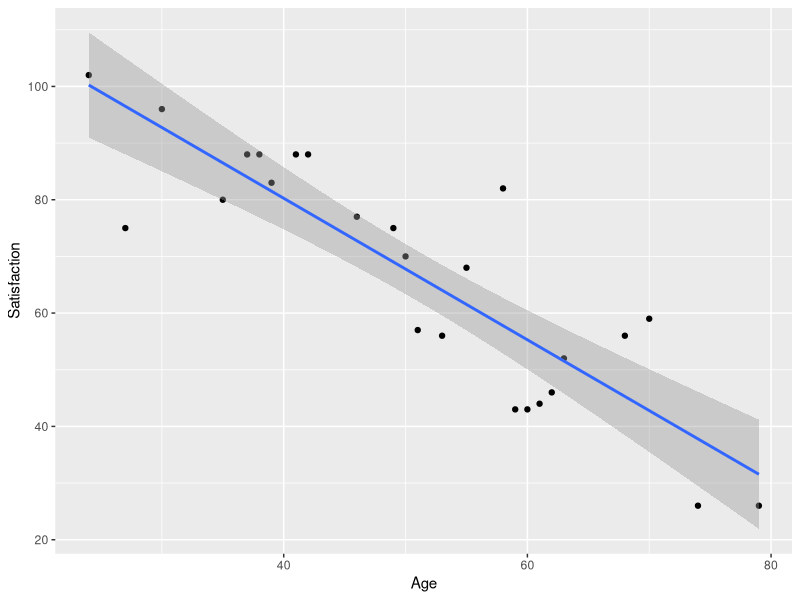
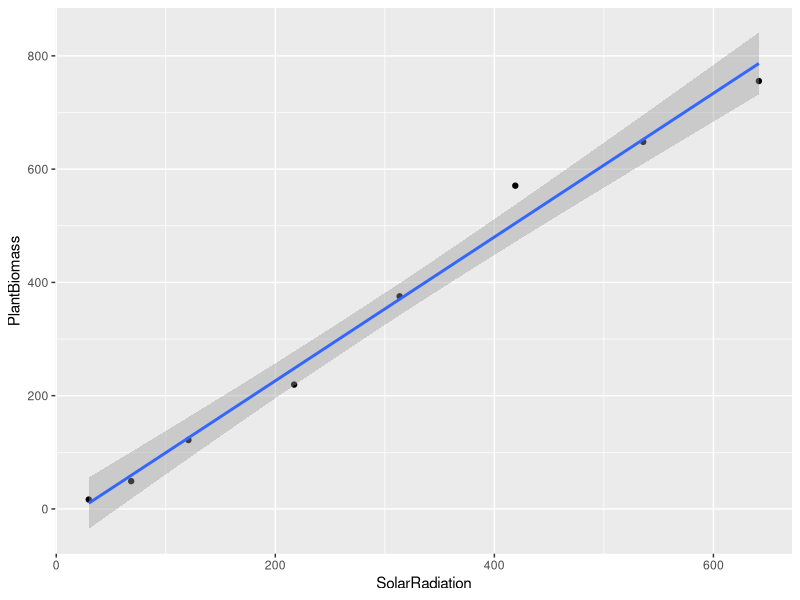
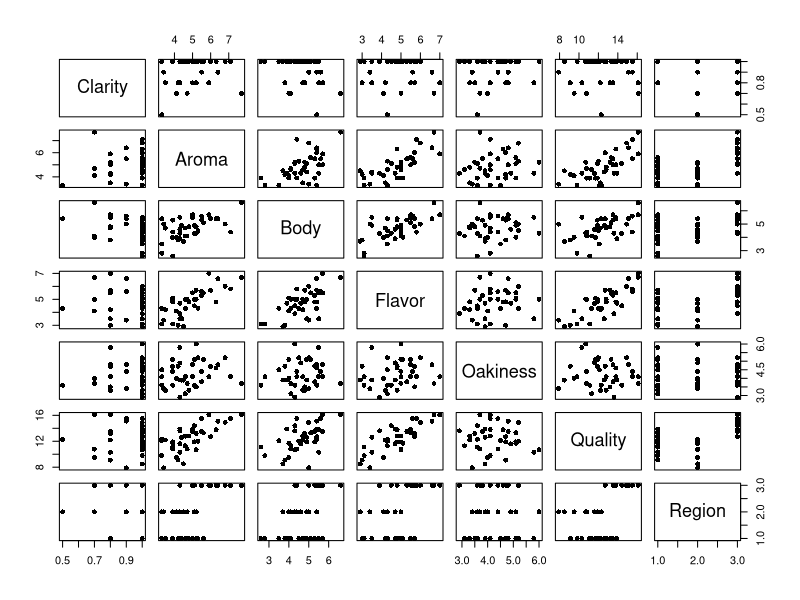

These figures' R source, in order:
## ---- chunk 1
knitr::opts_chunk$set(message=FALSE, warning=F, echo=TRUE)
options(width = 2000)
options(repos="https://cran.rstudio.com")
## ---- chunk 2
# Load the package 
library(readxl)
library(tidyverse)
library(broom)
# Import Data
table_b17 <- read_xlsx("TableB.17.xlsx")

# Observe the data frame
head(table_b17)

## ---- chunk 3
# visualizng Satisfaction and Age
table_b17 %>% ggplot(aes(Age,Satisfaction))+geom_point()+geom_smooth(method="lm", level=0.95)
## ---- chunk 4
# build the model
model_satis_age <- lm(Satisfaction ~ Age, data=table_b17)
model_satis_age
## ---- chunk 5
model_satis_age %>% summary()
## ---- chunk 6
model_satis_age %>% confint(level=0.95)
## ---- chunk 7
anova(model_satis_age)
## ---- chunk 8
model_satis_age %>% predict(newdata = data.frame(Age=65), interval = "confidence", level=0.95)
## ---- chunk 9
model_satis_age %>% predict(newdata = data.frame(Age=65), interval = "prediction", level=0.95)
## ---- chunk 10
t0= (-1.2490+1)/0.1471
2*pt(q = t0, df = nrow(table_b17)-2 , lower.tail = TRUE) # Gives the P(T < t0) from the t distribution. Enter the value for df of the t distribution. Use FALSE instead of TRUE to compute P(T >t0). #
## ---- chunk 11
# Load the package 
library(readxl)
library(tidyverse)
library(broom)
# Import Data
table_plant <- read_table2("Plant.txt")
# Observe the data frame
head(table_plant)
# visualizng Satisfaction and Age
table_plant %>% ggplot(aes(SolarRadiation,PlantBiomass))+geom_point()+geom_smooth(method="lm", level=0.95)
# build the model
model_solar_mass <- lm(PlantBiomass ~ SolarRadiation, data=table_plant)
model_solar_mass%>% summary()
confint(model_solar_mass, level = 0.99)
anova(model_solar_mass)
model_solar_mass_origin <- lm(PlantBiomass ~ SolarRadiation+0, data=table_plant)
model_solar_mass_origin%>% summary()
anova(model_solar_mass_origin)
## ---- chunk 12
# Load the package 
library(readxl)
library(tidyverse)
library(broom)
# Import Data
table_wine <- read_csv("TableB11.csv")
# Observe the data frame
head(table_wine)
summary(table_wine)
# visualizng Satisfaction and Age
plot(table_wine,pch=16)

# matrix of correlation coefficients
round(cor(table_wine),digits = 3)

# build the model
model_wine_quality <- lm(Quality ~ Clarity + Aroma + Body + Flavor + Oakiness + Region, data=table_wine)
model_wine_quality%>% summary()
anova(model_wine_quality)

car::Anova(model_wine_quality, type="II")


# two kinds of confident intervals
confint(model_wine_quality, level = 0.95)

confint(model_wine_quality, level = 1-(0.05/7))

# Scheffe joint confidence interval
B.hat_wine <- coefficients(model_wine_quality)
B.StdErr_wine <- coef(summary(model_wine_quality))[,2]
df1_wine <- length(B.hat_wine)
df2_wine <- nrow(table_wine)-df1_wine
F_wine <- qf(0.05,df1_wine,df2_wine)

cbind((B.hat_wine-sqrt(2*F_wine)*B.StdErr_wine),(B.hat_wine-sqrt(2*F_wine)*B.StdErr_wine))

# Prediction
predict(model_wine_quality,data.frame(Clarity=0.9, Aroma=4.7, Body=6.1, Flavor=5.2, Oakiness=3, Region=2),interval = "confidence", level=0.99)

predict(model_wine_quality,data.frame(Clarity=0.9, Aroma=4.7, Body=6.1, Flavor=5.2, Oakiness=3, Region=2),interval = "prediction", level=0.99)

# Obtain the Design Matrix (X) for the regression model #
# Include only the predictors in the model and no response #
x_wine <- model.matrix(~ Clarity + Aroma + Body + Flavor + Oakiness + Region, data =
table_wine)
head(x_wine) # Display the design matrix #
xpx.inv_wine <- solve(t(x_wine)%*%x_wine) # Computes Inverse of (X'X) matrix #
xpx.inv_wine
round(xpx.inv_wine, digits=4) # round with 4 decimal places #

# Check confidence and prediction interval of response #
x0_wine <- c(1,0.9,4.7, 6.1, 5.2, 3, 2)
predict_x0_wine <- t(x0_wine)%*%B.hat_wine
predict.stderr_CI_wine <- sqrt(1.395*t(x0_wine)%*%xpx.inv_wine%*%x0_wine)
predict.CI_wine <- c((predict_x0_wine - qt(0.995, 38-7)*predict.stderr_CI_wine), (predict_x0_wine + qt(0.995, 38-
7)*predict.stderr_CI_wine))
predict.CI_wine
predict.stderr_PI_wine <- sqrt(1.395*(1+(t(x0_wine)%*%xpx.inv_wine%*%x0_wine)))
predict.PI <- c((predict_x0_wine - qt(0.995, 38-7)*predict.stderr_PI_wine), (predict_x0_wine + qt(0.995, 38-
7)*predict.stderr_PI_wine))
predict.PI

# Test significance of linear function of regression coefficients #
# The linearHypothesis function defined in the car package can be used for this #

T_b4_wine <- c(0,0,0,0,1,0,0) # Define T matrix for testing B4=0 versus B4 not= 0 #
T_b4_wine <- c(rep(0,4),1,0,0) # Define T matrix for testing B4=0 versus B4 not= 0 #
T_b4_wine
car::linearHypothesis(model = model_wine_quality, hypothesis.matrix =T_b4_wine , rhs=0)
# The rhs option specifies value on the right hand side of hypotheses #
T_2b2_b3_wine <- c(0, 0, 2, -1, 0, 0, 0) # Define T matrix for testing 2B2=B3 versus 2B2 not= B3 #
T_2b2_b3_wine
car::linearHypothesis(model = model_wine_quality, hypothesis.matrix = T_2b2_b3_wine, rhs=0) #Test T2=0 versus T2 not= 0 #
# Define T matrix for testing the above hypotheses simultaneously #
# Use rbind function to bind two rows, The rep function is used to create replications of the same value #
T_b4.2b2_b3_wine <- rbind(c(rep(0,4), 1, 0, 0), c(0, 0, 2, -1, 0, 0, 0))
T_b4.2b2_b3_wine
car::linearHypothesis(model = model_wine_quality, hypothesis.matrix = T_b4.2b2_b3_wine, rhs=c(0,0)) # Test the above two hypotheses simultaneously #
# Check for multicollinearity #
# Use the vif function defined in the car package #
car::vif(mod = model_wine_quality)
# Fit reduced multiple linear regression model with only flavor and oakiness predictors #
model_wine_flavor_oakiness <- lm(Quality ~ Flavor + Oakiness , data = table_wine)
# The anova function gives Sequential (Type I) Sum of Squares of Regression #
anova(model_wine_flavor_oakiness)
# SS for Model (or Regression) = Total of Sum Sq values for Predictors #
# df for Model (or Regression) = Total of Df values for Predictors #

